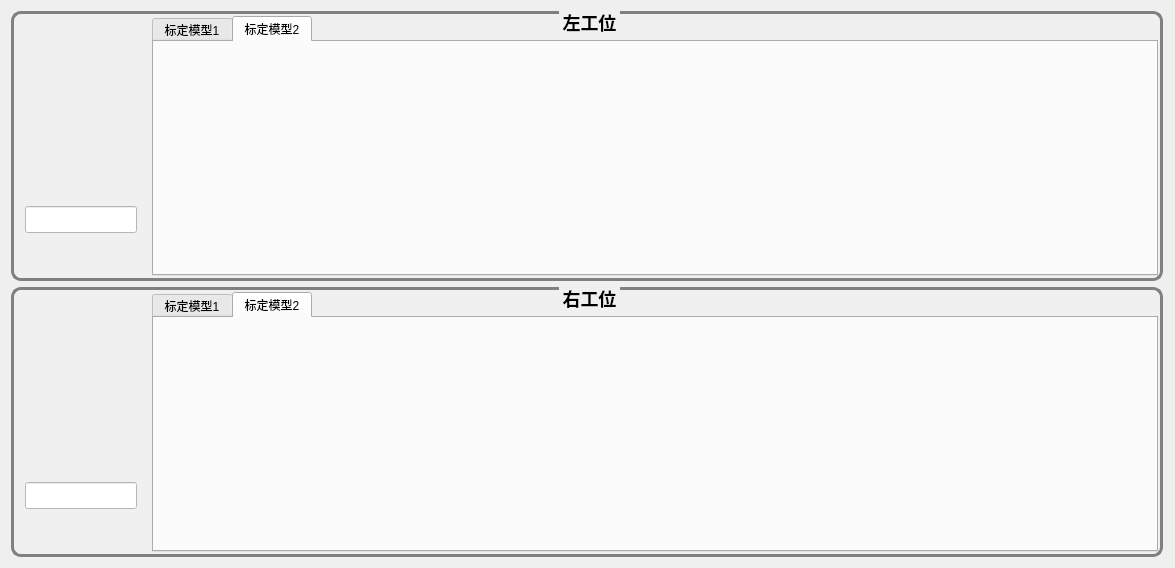
<?xml version="1.0" encoding="UTF-8"?>
<ui version="4.0">
 <class>WidgetProduce</class>
 <widget class="QWidget" name="WidgetProduce">
  <property name="geometry">
   <rect>
    <x>0</x>
    <y>0</y>
    <width>1175</width>
    <height>568</height>
   </rect>
  </property>
  <property name="sizePolicy">
   <sizepolicy hsizetype="Preferred" vsizetype="Preferred">
    <horstretch>0</horstretch>
    <verstretch>0</verstretch>
   </sizepolicy>
  </property>
  <property name="minimumSize">
   <size>
    <width>0</width>
    <height>0</height>
   </size>
  </property>
  <property name="maximumSize">
   <size>
    <width>16777215</width>
    <height>16777215</height>
   </size>
  </property>
  <property name="windowTitle">
   <string>Form</string>
  </property>
  <layout class="QGridLayout" name="gridLayout" columnminimumwidth="0,1">
   <item row="0" column="0">
    <widget class="QGroupBox" name="groupBox_L">
     <property name="minimumSize">
      <size>
       <width>0</width>
       <height>0</height>
      </size>
     </property>
     <property name="styleSheet">
      <string notr="true">QGroupBox
{
	background-color: rgb(240, 240, 240);
	border: 3px solid gray;
	border-radius:10px;
	margin-top:5ex;
	font-family:楷体;
	font:bold 18px;
} 
QGroupBox::title
{
	subcontrol-origin:margin;
	subcontrol-position:top center;
	padding:1px;
}
QGroupBox::enabled{
	border: 3px solid gray;
}
QGroupBox::!enabled {
	border: 1px solid gray;
}</string>
     </property>
     <property name="title">
      <string>左工位</string>
     </property>
     <layout class="QHBoxLayout" name="horizontalLayout_2">
      <property name="leftMargin">
       <number>2</number>
      </property>
      <property name="topMargin">
       <number>2</number>
      </property>
      <property name="rightMargin">
       <number>2</number>
      </property>
      <property name="bottomMargin">
       <number>2</number>
      </property>
      <item>
       <widget class="QWidget" name="widget" native="true">
        <property name="minimumSize">
         <size>
          <width>130</width>
          <height>0</height>
         </size>
        </property>
        <property name="maximumSize">
         <size>
          <width>130</width>
          <height>16777215</height>
         </size>
        </property>
        <layout class="QVBoxLayout" name="verticalLayout_3">
         <item>
          <widget class="QLabel" name="labelStation0State">
           <property name="maximumSize">
            <size>
             <width>16777215</width>
             <height>111</height>
            </size>
           </property>
           <property name="text">
            <string/>
           </property>
           <property name="pixmap">
            <pixmap resource="resource/qss.qrc">:/icon/on.png</pixmap>
           </property>
           <property name="scaledContents">
            <bool>true</bool>
           </property>
           <property name="alignment">
            <set>Qt::AlignCenter</set>
           </property>
          </widget>
         </item>
         <item>
          <widget class="QLineEdit" name="lineEditStation0State">
           <property name="font">
            <font>
             <pointsize>12</pointsize>
            </font>
           </property>
           <property name="focusPolicy">
            <enum>Qt::NoFocus</enum>
           </property>
           <property name="styleSheet">
            <string notr="true">background-color: rgb(255, 255, 255);</string>
           </property>
           <property name="alignment">
            <set>Qt::AlignCenter</set>
           </property>
           <property name="readOnly">
            <bool>true</bool>
           </property>
          </widget>
         </item>
        </layout>
       </widget>
      </item>
      <item>
       <widget class="QTabWidget" name="tabWidget">
        <property name="styleSheet">
         <string notr="true">QTabBar::tab {width: 80px; }</string>
        </property>
        <property name="currentIndex">
         <number>1</number>
        </property>
        <widget class="QWidget" name="tab">
         <attribute name="title">
          <string>标定模型1</string>
         </attribute>
        </widget>
        <widget class="QWidget" name="tab2">
         <attribute name="title">
          <string>标定模型2</string>
         </attribute>
         <layout class="QGridLayout" name="gridLayout_2">
          <property name="leftMargin">
           <number>0</number>
          </property>
          <property name="topMargin">
           <number>0</number>
          </property>
          <property name="rightMargin">
           <number>0</number>
          </property>
          <property name="bottomMargin">
           <number>0</number>
          </property>
         </layout>
        </widget>
       </widget>
      </item>
     </layout>
    </widget>
   </item>
   <item row="0" column="1" rowspan="2">
    <layout class="QVBoxLayout" name="verticalLayout"/>
   </item>
   <item row="1" column="0">
    <widget class="QGroupBox" name="groupBox_R">
     <property name="styleSheet">
      <string notr="true">QGroupBox
{
	background-color: rgb(240, 240, 240);
	border: 3px solid gray;
	border-radius:10px;
	margin-top:5ex;
	font-family:楷体;
	font:bold 18px;
} 
QGroupBox::title
{
	subcontrol-origin:margin;
	subcontrol-position:top center;
	padding:1px;
}
QGroupBox::enabled{
	border: 3px solid gray;
}
QGroupBox::!enabled {
	border: 1px solid gray;
}</string>
     </property>
     <property name="title">
      <string>右工位</string>
     </property>
     <layout class="QHBoxLayout" name="horizontalLayout_8">
      <property name="leftMargin">
       <number>2</number>
      </property>
      <property name="topMargin">
       <number>2</number>
      </property>
      <property name="rightMargin">
       <number>2</number>
      </property>
      <property name="bottomMargin">
       <number>2</number>
      </property>
      <item>
       <widget class="QWidget" name="widget_2" native="true">
        <property name="minimumSize">
         <size>
          <width>130</width>
          <height>0</height>
         </size>
        </property>
        <property name="maximumSize">
         <size>
          <width>130</width>
          <height>16777215</height>
         </size>
        </property>
        <layout class="QVBoxLayout" name="verticalLayout_2">
         <item>
          <widget class="QLabel" name="labelStation2State">
           <property name="sizePolicy">
            <sizepolicy hsizetype="Fixed" vsizetype="Fixed">
             <horstretch>0</horstretch>
             <verstretch>0</verstretch>
            </sizepolicy>
           </property>
           <property name="maximumSize">
            <size>
             <width>16777215</width>
             <height>111</height>
            </size>
           </property>
           <property name="text">
            <string/>
           </property>
           <property name="pixmap">
            <pixmap resource="resource/qss.qrc">:/icon/on.png</pixmap>
           </property>
           <property name="scaledContents">
            <bool>true</bool>
           </property>
           <property name="alignment">
            <set>Qt::AlignCenter</set>
           </property>
          </widget>
         </item>
         <item>
          <widget class="QLineEdit" name="lineEditStation2State">
           <property name="sizePolicy">
            <sizepolicy hsizetype="Preferred" vsizetype="Fixed">
             <horstretch>0</horstretch>
             <verstretch>0</verstretch>
            </sizepolicy>
           </property>
           <property name="font">
            <font>
             <pointsize>12</pointsize>
            </font>
           </property>
           <property name="focusPolicy">
            <enum>Qt::NoFocus</enum>
           </property>
           <property name="styleSheet">
            <string notr="true">background-color: rgb(255, 255, 255);</string>
           </property>
           <property name="alignment">
            <set>Qt::AlignCenter</set>
           </property>
           <property name="readOnly">
            <bool>true</bool>
           </property>
          </widget>
         </item>
        </layout>
       </widget>
      </item>
      <item>
       <widget class="QTabWidget" name="tabWidget_2">
        <property name="styleSheet">
         <string notr="true">QTabBar::tab { width: 80px; }</string>
        </property>
        <property name="currentIndex">
         <number>1</number>
        </property>
        <widget class="QWidget" name="tab3">
         <attribute name="title">
          <string>标定模型1</string>
         </attribute>
        </widget>
        <widget class="QWidget" name="tab4">
         <attribute name="title">
          <string>标定模型2</string>
         </attribute>
        </widget>
       </widget>
      </item>
     </layout>
    </widget>
   </item>
  </layout>
 </widget>
 <resources>
  <include location="resource/qss.qrc"/>
 </resources>
 <connections/>
</ui>
